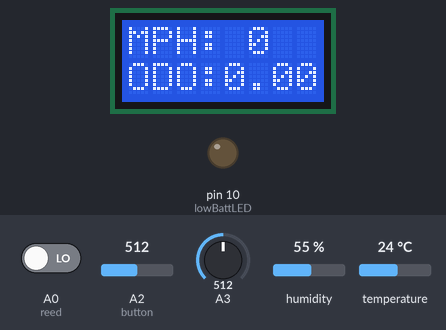
Simulated run of this sketch. Board: Arduino Uno, built with avr-gcc and run on an emulated ATmega328P. Shown: 8×2 character LCD, output pins drawn as LEDs (lit = HIGH). Inputs (shaded band) come from the test bench; at power-on: A2 (button) = 512, A3 = 512, A0 (reed) LOW, humidity 55 %, temperature 24 °C. What the sketch prints to the serial monitor is not drawn.

Above: at 1.2 s.
1.3 s: A2 (button) set to 755
4.3 s: A2 (button) set to 783
At 4.7 s:
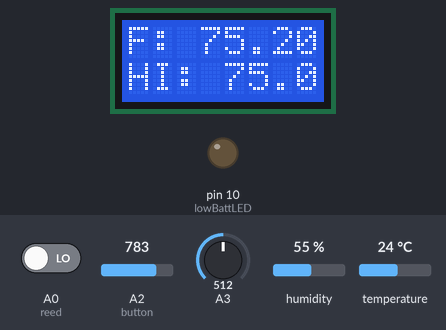
5.8 s: A3 set to 497
At 6.2 s:
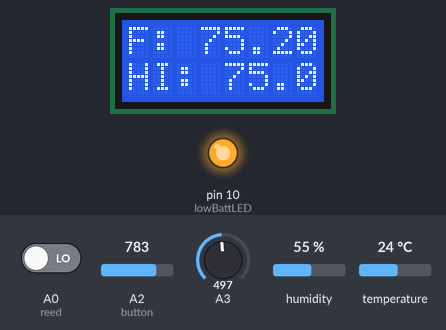
7.3 s: A3 set to 522
At 8.0 s:
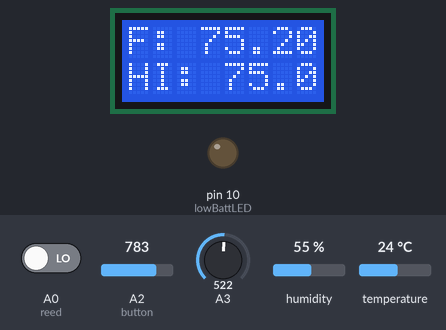
8.8 s: A3 set to 511
At 9.1 s:
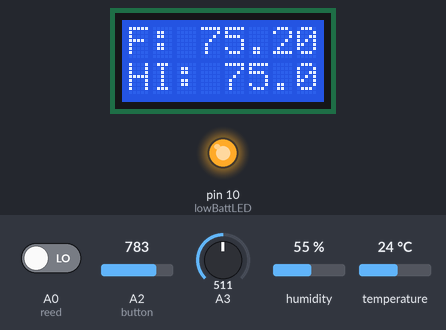
Timing chart, 0 to 11.8 s (numbered marks = the images above; inputs shaded):
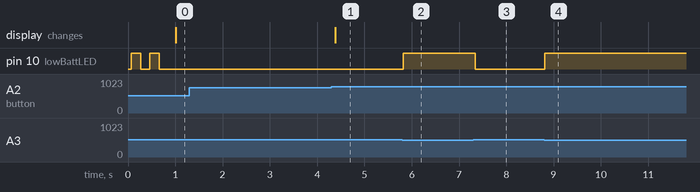

The sketch:

speedometer.ino
```cpp
//calculations
//tire radius ~ 13.5 inches
//circumference = pi*2*r =~85 inches
//max speed of 35mph =~ 616inches/second
//max rps =~7.25

#include <LiquidCrystal.h>
#include "DHT.h"
#include <EEPROM.h>

#define reed A0//pin connected to read switch
#define temp A1 //pin to dht11 temp
#define lowBattLED 10 //pin to low batt led1
#define temptype DHT11 //temperature sensor type
#define button A2 //pin to button

//storage variables
//SERIAL ENABLE!!
boolean SerialEnabled = true;
//SERIAL ENABLE!!^
int reedVal;
long timer;// time between one full rotation (in ms)
int mph;
int oldmph;
float radius = 13.775;// tire radius (in inches)
int maxReedTime = 2000; //maximum time between pulses
float circumference;

float odo;
float oldodo;

float oldf;
float oldhi;

float oldV;
float oldPercent;

int rpm;

long ridetime;

int maxReedCounter = 10;//min time (in ms) of one rotation (for debouncing)
int reedCounter;

int buttonState;
float buttonThreshVoltage = 3.75; //threshold voltage for button
int buttonThresh = (buttonThreshVoltage/5.0)*1024;
int trueButtonState = 0; //0 speed screen 1 temp screen 2 time screen 3 voltage screen
int maxButtonCounter = 10;
int buttonCounter = 0;
boolean justSwitched = false;

boolean initprint = false;
boolean printonce = false;

LiquidCrystal lcd(12, 11, 5, 4, 3, 2); //lcd object
DHT dht(temp, temptype); //temp object

void setup(void) {
  reedCounter = maxReedCounter;
  circumference = 2 * 3.14 * radius;
  oldmph = -1; //setup oldmph to draw immediately
  pinMode(reed, INPUT);
  pinMode(button, INPUT);
  pinMode(lowBattLED, OUTPUT);
  lcd.begin(8, 2);
  dht.begin();
  if (SerialEnabled == true) {Serial.begin(9600);}

  // TIMER SETUP- the timer interrupt allows precise timed measurements of the reed switch
  //for more info about configuration of arduino timers see http://arduino.cc/playground/Code/Timer1
  cli();//stop interrupts

  //set timer1 interrupt at 1kHz
  TCCR1A = 0;// set entire TCCR1A register to 0
  TCCR1B = 0;// same for TCCR1B
  TCNT1  = 0;
  // set timer count for 1khz increments
  OCR1A = 1999;// = (1/1000) / ((1/(16*10^6))*8) - 1
  // turn on CTC mode
  TCCR1B |= (1 << WGM12);
  // Set CS11 bit for 8 prescaler
  TCCR1B |= (1 << CS11);
  // enable timer compare interrupt
  TIMSK1 |= (1 << OCIE1A);

  sei();//allow interrupts
  //END TIMER SETUP

}


ISR(TIMER1_COMPA_vect) {//Interrupt at freq of 1kHz to measure reed switch
  reedVal = digitalRead(reed);//get val of A0
  if (reedVal) { //if reed switch is closed
    if (reedCounter == 0) { //min time between pulses has passed
      mph = (56.8 * float(circumference)) / float(timer); //calculate miles per hour
      rpm = (float(60000)) / (float(timer));
      odo += ((float(mph) / 60.0 / 60.0 / 1000.0) * float(timer)); //calculate miles moved and add to odometer; miles per milisecond*timer in ms
      timer = 0;//reset timer
      reedCounter = maxReedCounter;//reset reedCounter
    }
    else {
      if (reedCounter > 0) { //don't let reedCounter go negative
        //reedCounter -= 1;//decrement reedCounter
      }
    }
  }
  else { //if reed switch is open
    if (reedCounter > 0) { //don't let reedCounter go negative
      reedCounter -= 1;//decrement reedCounter
    }
  }
  if (timer > maxReedTime) {
    mph = 0;//if no new pulses from reed switch- tire is still, set mph, rpm and kph to 0
    rpm = 0;
    ridetime -= maxReedTime;
  }
  else {
    timer += 1;//increment timer
    ridetime += 1;
  }
}

void loop(void) {
  // picture loop

  if (millis() < 1000) { // The time in milli seconds, for you want to show the splash screen 6000 = 6 Seconds
    if (initprint == false) {
      if (SerialEnabled == true) { Serial.println("initv2");}
      lcd.setCursor(0,0);
      lcd.print("Welcome!");
      lcd.setCursor(0,1);
      lcd.print("B.OS. V2");
      digitalWrite(lowBattLED,HIGH);
      delay(200);
      digitalWrite(lowBattLED,LOW);
      delay(200);
      digitalWrite(lowBattLED,HIGH);
      delay(200);
      digitalWrite(lowBattLED,LOW);
      initprint = true;
    }
  } else {
    if (printonce == false) {
      lcd.clear();
      lcd.setCursor(0,0);
      lcd.print("MPH: 0");
      lcd.setCursor(0,1);
      lcd.print("ODO:0.00");
      lcd.print(String(odo).substring(0,4));
      printonce = true;
    }
    //button reading
  buttonState = analogRead(button);
  if (buttonState >= buttonThresh) {
    if (buttonCounter == 0) {
      buttonCounter = maxButtonCounter;
      oldodo = -1; //ensure that screen is printed to at least once
      oldmph = -1;
      oldf = -1;
      oldhi = -1;
      oldV = -1;
      oldPercent = -1;
      if (trueButtonState < 3) {
        trueButtonState++;
        justSwitched = true;
        lcd.clear();
      } else {
        trueButtonState = 0;
        justSwitched = true;
        lcd.clear();
      }
    }
    //don't count down button counter if button is pressed
  } else {
    if (buttonCounter > 0) {
      buttonCounter -= 1;
    }
  }
    if (SerialEnabled) {
      Serial.print("TBS: ");
      Serial.print(trueButtonState);
      Serial.print(", BTNV: ");
      Serial.println(buttonState);
    }

    if (trueButtonState == 0) {
      renderMPH();
      justSwitched = false;
    } else if (trueButtonState == 1) {
      renderTMP();
      justSwitched = false;
    } else if (trueButtonState == 2) {
      renderTIM();
      justSwitched = false;
    } else if (trueButtonState == 3) {
      renderVLT();
      justSwitched = false;
    } else {
      lcd.clear();
      lcd.setCursor(0,0);
      lcd.print("OpMode");
      lcd.setCursor(0,1);
      lcd.print("NotFound");
    }
    //Serial.println(analogRead(A3));
    if (analogRead(A3) < 512) {
      digitalWrite(lowBattLED,HIGH);
    } else {
      digitalWrite(lowBattLED,LOW);
    }
    // rebuild the picture after some delay
    delay(50);
    //delay(25);
  }


}

void renderMPH() {
  if (oldmph != mph || oldodo != odo && SerialEnabled == true) {
    Serial.print("RPM: ");
    Serial.print(rpm);
    //Serial.print(" ");
    Serial.print(", MPH: ");
    Serial.print(mph);
    //Serial.print(" ");
    Serial.print(", ODO: ");
    Serial.println(odo, 3);
  }
  if (oldmph != mph || justSwitched == true) {
    lcd.setCursor(0,0);
    lcd.print("        ");
    lcd.setCursor(0,0);
    lcd.print("MPH: ");
    //lcd.setCursor(0,4);
    lcd.print(mph);
  }
  if (oldodo != odo || justSwitched == true) {
    lcd.setCursor(0,1);
    lcd.print("        ");
    lcd.setCursor(0,1);
    lcd.print("ODO:");
    //lcd.setCursor(0,4);
    lcd.print(String(odo).substring(0,4));
  }
  oldmph = mph;
  oldodo = odo;
}

void renderTMP() {
  //temp reading
  float h = dht.readHumidity();
  float f = dht.readTemperature(true);
  if (isnan(h)) {
    h = -1.0;
  }
  if (isnan(f)) {
    f = -1.0;
  }
  if (f > -1 && h > -1) {
    float hi = dht.computeHeatIndex(f, h);
    oldhi = hi;
    if (oldf != f || justSwitched == true) {
      lcd.setCursor(0,0);
      lcd.print("F: ");
      lcd.print(f);
    }
    if (oldhi != hi || justSwitched == true) {
      lcd.setCursor(0,1);
      lcd.print("HI: ");
      lcd.print(hi);
    }
  } else {
    lcd.clear();
    lcd.print("Error");
    lcd.setCursor(0,1);
    lcd.print("reading");
  }
  oldf = f;
  if (SerialEnabled == true) {
    Serial.print("F: ");
    Serial.print(f);
    Serial.print(", H: ");
    Serial.println(h);
  }
}

void renderTIM() { //render time screen: ride time and total time
 lcd.setCursor(0,0);
 lcd.print("H");
 lcd.print(round((millis()/1000.0)/3600));
 lcd.print("M");
 lcd.print(round((millis()/1000.0)/60));
 lcd.print("S");
 lcd.print(round(millis()/1000.0));
 lcd.setCursor(0,1);
 lcd.print("H");
 lcd.print(round((ridetime/1000.0)/3600));
 lcd.print("M");
 lcd.print(round((ridetime/1000.0)/60));
 lcd.print("S");
 lcd.print(round(ridetime/1000.0));
}

void renderVLT() { //render voltage/battery life screen
  long vcc = readVcc();
  double vccConv = round((vcc/1000.0));
  double percent = round((vccConv/4.2))*100;
  Serial.println(percent);
  if (abs(oldV-vccConv) > 0.02 || justSwitched == true) { //check if voltage change is more than 0.02 volts
    lcd.setCursor(0,0);
    lcd.print("V: ");
    lcd.print(String(vccConv).substring(0,1));
    lcd.print(".");
    lcd.print(String(vccConv).substring(1,2));
  }
  if (abs(oldPercent-percent) > 0.05 || justSwitched == true) {
    lcd.setCursor(0,1);
    lcd.print("%: ");
    if (percent < 10) {
      lcd.print(String(percent).substring(0,1));
      lcd.print(".");
      lcd.print(String(percent).substring(1,2));
    } else if (percent < 100) {
      lcd.print(String(percent).substring(0,2));
      lcd.print(".");
      lcd.print(String(percent).substring(2,3));
    } else {
      lcd.print(String(percent).substring(0,3));
      lcd.print(".");
      lcd.print(String(percent).substring(3,4));
    }
  }

  oldV = vccConv;
  oldPercent = percent;
}

long readVcc() {
  long result; // Read 1.1V reference against AVcc
  ADMUX = _BV(REFS0) | _BV(MUX3) | _BV(MUX2) | _BV(MUX1); delay(2); // Wait for Vref to settle
  ADCSRA |= _BV(ADSC); // Convert
  while (bit_is_set(ADCSRA,ADSC));
  result = ADCL;
  result |= ADCH<<8;
  result = 1126400L / result; // Back-calculate AVcc in mV
  return result;
}

String readEEPROM(int start, int amount){
   String total = "";
   int current = 0;
   for (unsigned int r = 0; r<amount; r++) {
     current = EEPROM.read(r+start);
    total = total + String(current);
    //Serial.print(current);
   }
   return total;
}

void EEPROM2SERIAL(int start, int amount){
   int current = 0;
   for (unsigned int r = 0; r<amount; r++) {
    current = EEPROM.read(r+start);
    Serial.print(current);
   }
   Serial.println("");
}

void writeEEPROM(int start, String value) {
  int tmp;
  for (unsigned int r = 0; r<value.length(); r++) {
    tmp = value.substring(r,r+1).toInt();
    EEPROM.write(r+start,tmp);
  }
}
```

Measured:
- the behaviour switches between 767 and 768 on A2 (button) (found by bisection; images 0 and 1)
- the behaviour switches between 512 and 511 on A3 (found by bisection; images 1 and 2)
- after the input at 1.3 s, every drawn part: stays the same
- after the input at 4.3 s, the display: changes after 0.08 s (image 1)
- after the input at 5.8 s, pin 10 (lowBattLED): LOW → HIGH at once
- after the input at 7.3 s, pin 10 (lowBattLED): HIGH → LOW at once
- after the input at 8.8 s, pin 10 (lowBattLED): LOW → HIGH at once
- by itself, pin 10 (lowBattLED): alternates HIGH for 0.20 s and LOW for 0.20 s, 4 changes in all, then stays LOW
